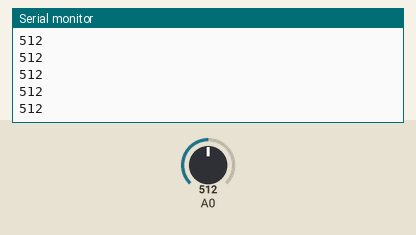
A sketch run on a simulated Arduino Uno, built with avr-gcc and run on an emulated ATmega328P. Parts: the last lines printed to the serial monitor. The inputs (shaded band) are chosen by the test bench; at power-on: A0 = 512.

Above: at 1.2 s.
1.3 s: A0 set to 716
At 2.3 s:
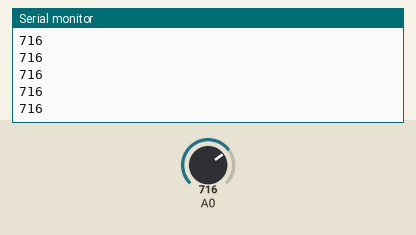
2.8 s: A0 set to 900
At 3.6 s:
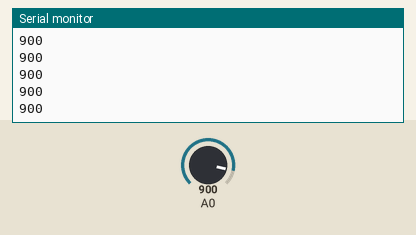
Timing chart, 0 to 5.8 s (numbered marks = the images above; inputs shaded):
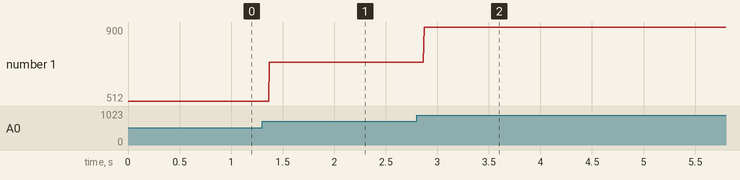

Measured:
- after the input at 1.3 s, the serial monitor: prints a new line after 0.07 s (image 1)
- after the input at 2.8 s, the serial monitor: prints a new line after 0.07 s (image 2)
- plotted number 1: 512 → 716 after the input at 1.3 s, 716 → 900 after the input at 2.8 s

The sketch:

slave_test.ino
```cpp
float atmpsi = 14.35;
int mapSen = analogRead(A0);


void setup()
{
  Serial.begin(9600);
  int mapSen = 0;
}

void loop()
{
  mapSen = analogRead(A0);
  float atmpsi = ((((float)mapSen / (float)1023 + 0.04) / .004) * .145);
  if (atmpsi == 0) {
    exit;
  }

  Serial.println(mapSen);
}
```
